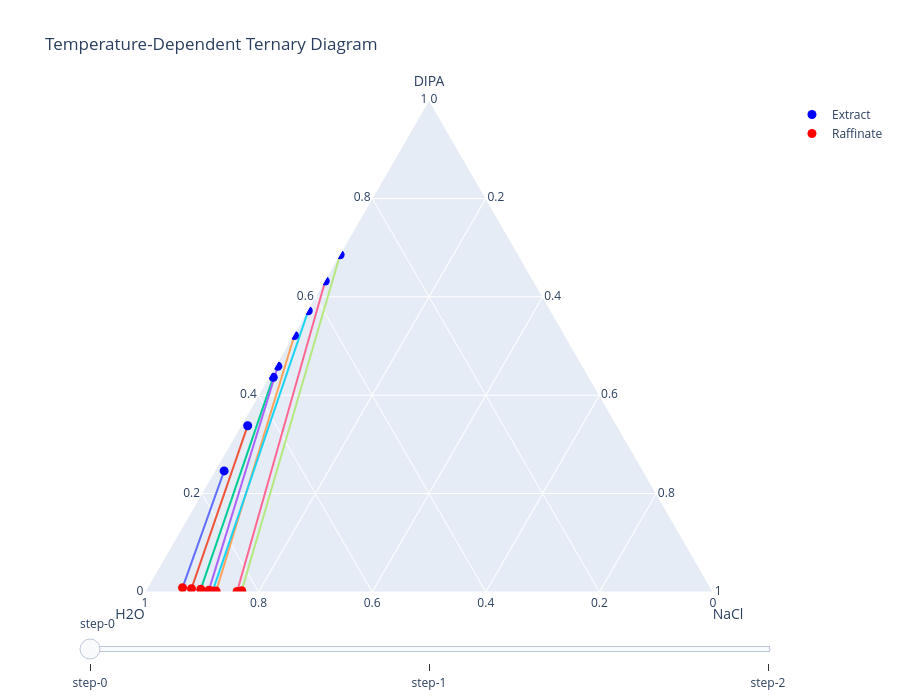

Notebook code for this chart:
### Markdown cell above
### __Tenory Plot Extension, With Step Specific Visualization__

### Code cell
base = "NaCl-DIPA/"

xE = pd.read_excel(base + "xE_exp.xlsx")
xR = pd.read_excel(base + "xR_exp.xlsx")
T  = pd.read_excel(base + "T_exp.xlsx")

df = pd.DataFrame()

df["T"] = T.iloc[:,0]

df["DIPA_E"] = xE["DIPA"]
df["H2O_E"]  = xE["H2O"]
df["NaCl_E"] = 1 - df["DIPA_E"] - df["H2O_E"]

df["DIPA_R"] = xR["DIPA"]
df["H2O_R"]  = xR["H2O"]
df["NaCl_R"] = 1 - df["DIPA_R"] - df["H2O_R"]


temps = sorted(df["T"].unique())

fig = go.Figure()

# Create traces for each temperature
for Tval in temps:

    d = df[df["T"] == Tval]

    for i in range(len(d)):

        fig.add_scatterternary(
            a=[d.iloc[i]["DIPA_E"], d.iloc[i]["DIPA_R"]],
            b=[d.iloc[i]["H2O_E"],  d.iloc[i]["H2O_R"]],
            c=[d.iloc[i]["NaCl_E"], d.iloc[i]["NaCl_R"]],
            mode="lines",
            line=dict(width=2),
            visible=False,
            showlegend=False
        )

    fig.add_scatterternary(
        a=d["DIPA_E"],
        b=d["H2O_E"],
        c=d["NaCl_E"],
        mode="markers",
        marker=dict(size=9, color="blue"),
        name="Extract",
        visible=False
    )

    fig.add_scatterternary(
        a=d["DIPA_R"],
        b=d["H2O_R"],
        c=d["NaCl_R"],
        mode="markers",
        marker=dict(size=9, color="red"),
        name="Raffinate",
        visible=False
    )


# make first temperature visible
for i in range(len(fig.data)//len(temps)):
    fig.data[i].visible = True


# slider
steps = []
n_traces = len(fig.data) // len(temps)

for i,Tval in enumerate(temps):

    step = dict(
        method="update",
        args=[{"visible":[False]*len(fig.data)},
              {"title":f"Ternary Diagram at T = {Tval}"}],
    )

    for j in range(n_traces):
        step["args"][0]["visible"][i*n_traces + j] = True

    steps.append(step)

sliders = [dict(active=0, steps=steps)]

fig.update_layout(
    sliders=sliders,
    ternary=dict(
        sum=1,
        aaxis_title="DIPA",
        baxis_title="H2O",
        caxis_title="NaCl"
    ),
    title="Temperature-Dependent Ternary Diagram",
    width=900,
    height=700
)

fig.show()

### Figure 1 — Plotly figure (JSON) as saved in the notebook; plotly's stock layout.template omitted (floating-point values rounded to 4 significant figures)
{"data": [{"a": [0.2462, 0.008722], "b": [0.7375, 0.9294], "c": [0.01635, 0.06187], "line": {"width": 2}, "mode": "lines", "showlegend": false, "type": "scatterternary", "visible": true}, {"a": [0.338, 0.006725], "b": [0.6502, 0.9147], "c": [0.01185, 0.07861], "line": {"width": 2}, "mode": "lines", "showlegend": false, "type": "scatterternary", "visible": true}, {"a": [0.4364, 0.005713], "b": [0.5559, 0.8988], "c": [0.007741, 0.09546], "line": {"width": 2}, "mode": "lines", "showlegend": false, "type": "scatterternary", "visible": true}, {"a": [0.4588, 0.00378], "b": [0.5366, 0.8855], "c": [0.004586, 0.1107], "line": {"width": 2}, "mode": "lines", "showlegend": false, "type": "scatterternary", "visible": true}, {"a": [0.5212, 0.001877], "b": [0.4763, 0.8737], "c": [0.00244, 0.1244], "line": {"width": 2}, "mode": "lines", "showlegend": false, "type": "scatterternary", "visible": true}, {"a": [0.5716, 0.001882], "b": [0.4267, 0.8799], "c": [0.001673, 0.1182], "line": {"width": 2}, "mode": "lines", "showlegend": false, "type": "scatterternary", "visible": true}, {"a": [0.6322, 0.0009191], "b": [0.3665, 0.8373], "c": [0.00128, 0.1617], "line": {"width": 2}, "mode": "lines", "showlegend": false, "type": "scatterternary", "visible": true}, {"a": [0.6854, 0.002746], "b": [0.3137, 0.8282], "c": [0.0008113, 0.169], "line": {"width": 2}, "mode": "lines", "showlegend": false, "type": "scatterternary", "visible": true}, {"a": [0.2462, 0.338, 0.4364, 0.4588, 0.5212, 0.5716, 0.6322, 0.6854], "b": [0.7375, 0.6502, 0.5559, 0.5366, 0.4763, 0.4267, 0.3665, 0.3137], "c": [0.01635, 0.01185, 0.007741, 0.004586, 0.00244, 0.001673, 0.00128, 0.0008113], "marker": {"color": "blue", "size": 9}, "mode": "markers", "name": "Extract", "type": "scatterternary", "visible": true}, {"a": [0.008722, 0.006725, 0.005713, 0.00378, 0.001877, 0.001882, 0.0009191, 0.002746], "b": [0.9294, 0.9147, 0.8988, 0.8855, 0.8737, 0.8799, 0.8373, 0.8282], "c": [0.06187, 0.07861, 0.09546, 0.1107, 0.1244, 0.1182, 0.1617, 0.169], "marker": {"color": "red", "size": 9}, "mode": "markers", "name": "Raffinate", "type": "scatterternary", "visible": true}, {"a": [0.2224, 0.01919], "b": [0.7731, 0.9593], "c": [0.004489, 0.02156], "line": {"width": 2}, "mode": "lines", "showlegend": false, "type": "scatterternary", "visible": false}, {"a": [0.2773, 0.009819], "b": [0.7181, 0.9593], "c": [0.004568, 0.03092], "line": {"width": 2}, "mode": "lines", "showlegend": false, "type": "scatterternary", "visible": false}, {"a": [0.3264, 0.01115], "b": [0.6697, 0.946], "c": [0.003972, 0.04285], "line": {"width": 2}, "mode": "lines", "showlegend": false, "type": "scatterternary", "visible": false}, {"a": [0.3785, 0.009421], "b": [0.6181, 0.9382], "c": [0.003435, 0.05241], "line": {"width": 2}, "mode": "lines", "showlegend": false, "type": "scatterternary", "visible": false}, {"a": [0.4287, 0.005751], "b": [0.5686, 0.9304], "c": [0.002738, 0.0639], "line": {"width": 2}, "mode": "lines", "showlegend": false, "type": "scatterternary", "visible": false}, {"a": [0.4604, 0.005286], "b": [0.5373, 0.9194], "c": [0.002376, 0.07529], "line": {"width": 2}, "mode": "lines", "showlegend": false, "type": "scatterternary", "visible": false}, {"a": [0.5247, 0.003144], "b": [0.4737, 0.8901], "c": [0.001601, 0.1068], "line": {"width": 2}, "mode": "lines", "showlegend": false, "type": "scatterternary", "visible": false}, {"a": [0.2224, 0.2773, 0.3264, 0.3785, 0.4287, 0.4604, 0.5247], "b": [0.7731, 0.7181, 0.6697, 0.6181, 0.5686, 0.5373, 0.4737], "c": [0.004489, 0.004568, 0.003972, 0.003435, 0.002738, 0.002376, 0.001601], "marker": {"color": "blue", "size": 9}, "mode": "markers", "name": "Extract", "type": "scatterternary", "visible": false}, {"a": [0.01919, 0.009819, 0.01115, 0.009421, 0.005751, 0.005286, 0.003144], "b": [0.9593, 0.9593, 0.946, 0.9382, 0.9304, 0.9194, 0.8901], "c": [0.02156, 0.03092, 0.04285, 0.05241, 0.0639, 0.07529, 0.1068], "marker": {"color": "red", "size": 9}, "mode": "markers", "name": "Raffinate", "type": "scatterternary", "visible": false}, {"a": [0.272, 0.01196], "b": [0.727, 0.9811], "c": [0.001014, 0.006895], "line": {"width": 2}, "mode": "lines", "showlegend": false, "type": "scatterternary", "visible": false}, {"a": [0.3128, 0.01192], "b": [0.6859, 0.9751], "c": [0.001297, 0.01294], "line": {"width": 2}, "mode": "lines", "showlegend": false, "type": "scatterternary", "visible": false}, {"a": [0.3787, 0.009879], "b": [0.6198, 0.9658], "c": [0.001435, 0.02433], "line": {"width": 2}, "mode": "lines", "showlegend": false, "type": "scatterternary", "visible": false}, {"a": [0.4349, 0.007857], "b": [0.5638, 0.9565], "c": [0.00123, 0.03566], "line": {"width": 2}, "mode": "lines", "showlegend": false, "type": "scatterternary", "visible": false}, {"a": [0.4729, 0.005835], "b": [0.5261, 0.9396], "c": [0.0009897, 0.05457], "line": {"width": 2}, "mode": "lines", "showlegend": false, "type": "scatterternary", "visible": false}, {"a": [0.5166, 0.0029], "b": [0.4826, 0.9307], "c": [0.0008293, 0.06636], "line": {"width": 2}, "mode": "lines", "showlegend": false, "type": "scatterternary", "visible": false}, {"a": [0.5639, 0.002875], "b": [0.4355, 0.9144], "c": [0.0006019, 0.08268], "line": {"width": 2}, "mode": "lines", "showlegend": false, "type": "scatterternary", "visible": false}, {"a": [0.6066, 0.001899], "b": [0.393, 0.8973], "c": [0.0004337, 0.1008], "line": {"width": 2}, "mode": "lines", "showlegend": false, "type": "scatterternary", "visible": false}, {"a": [0.6439, 0.0009404], "b": [0.3558, 0.879], "c": [0.00032, 0.12], "line": {"width": 2}, "mode": "lines", "showlegend": false, "type": "scatterternary", "visible": false}, {"a": [0.7106, 0.0009242], "b": [0.2892, 0.848], "c": [0.0001499, 0.1511], "line": {"width": 2}, "mode": "lines", "showlegend": false, "type": "scatterternary", "visible": false}, {"a": [0.272, 0.3128, 0.3787, 0.4349, 0.4729, 0.5166, 0.5639, 0.6066, 0.6439, 0.7106], "b": [0.727, 0.6859, 0.6198, 0.5638, 0.5261, 0.4826, 0.4355, 0.393, 0.3558, 0.2892], "c": [0.001014, 0.001297, 0.001435, 0.00123, 0.0009897, 0.0008293, 0.0006019, 0.0004337, 0.00032, 0.0001499], "marker": {"color": "blue", "size": 9}, "mode": "markers", "name": "Extract", "type": "scatterternary", "visible": false}, {"a": [0.01196, 0.01192, 0.009879, 0.007857, 0.005835, 0.0029, 0.002875, 0.001899, 0.0009404, 0.0009242], "b": [0.9811, 0.9751, 0.9658, 0.9565, 0.9396, 0.9307, 0.9144, 0.8973, 0.879, 0.848], "c": [0.006895, 0.01294, 0.02433, 0.03566, 0.05457, 0.06636, 0.08268, 0.1008, 0.12, 0.1511], "marker": {"color": "red", "size": 9}, "mode": "markers", "name": "Raffinate", "type": "scatterternary", "visible": false}], "layout": {"height": 700, "sliders": [{"active": 0, "steps": [{"args": [{"visible": [true, true, true, true, true, true, true, true, true, true, false, false, false, false, false, false, false, false, false, false, false, false, false, false, false, false, false, false, false, false, false]}, {"title": "Ternary Diagram at T = 288.15"}], "method": "update"}, {"args": [{"visible": [false, false, false, false, false, false, false, false, false, false, true, true, true, true, true, true, true, true, true, true, false, false, false, false, false, false, false, false, false, false, false]}, {"title": "Ternary Diagram at T = 298.15"}], "method": "update"}, {"args": [{"visible": [false, false, false, false, false, false, false, false, false, false, false, false, false, false, false, false, false, false, false, false, true, true, true, true, true, true, true, true, true, true, false]}, {"title": "Ternary Diagram at T = 303.15"}], "method": "update"}]}], "ternary": {"aaxis": {"title": {"text": "DIPA"}}, "baxis": {"title": {"text": "H2O"}}, "caxis": {"title": {"text": "NaCl"}}, "sum": 1}, "title": {"text": "Temperature-Dependent Ternary Diagram"}, "width": 900}}
